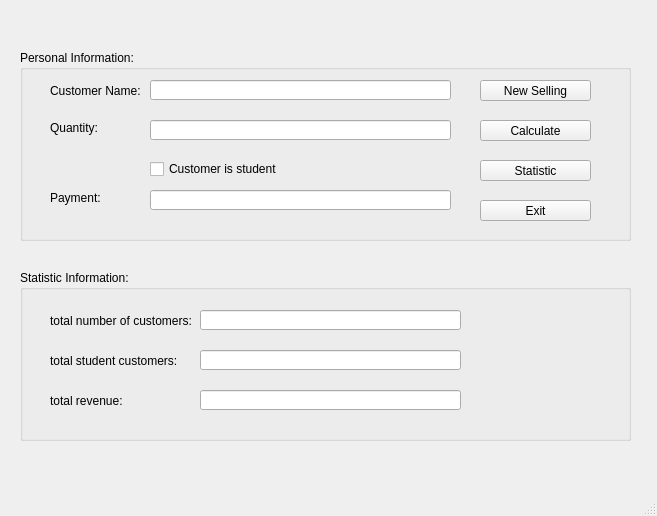
<?xml version="1.0" encoding="UTF-8"?>
<ui version="4.0">
 <class>MainWindow</class>
 <widget class="QMainWindow" name="MainWindow">
  <property name="geometry">
   <rect>
    <x>0</x>
    <y>0</y>
    <width>657</width>
    <height>516</height>
   </rect>
  </property>
  <property name="windowTitle">
   <string>MainWindow</string>
  </property>
  <widget class="QWidget" name="centralwidget">
   <widget class="QGroupBox" name="groupBoxPersonal">
    <property name="geometry">
     <rect>
      <x>20</x>
      <y>50</y>
      <width>611</width>
      <height>191</height>
     </rect>
    </property>
    <property name="title">
     <string>Personal Information:</string>
    </property>
    <widget class="QLabel" name="label">
     <property name="geometry">
      <rect>
       <x>30</x>
       <y>30</y>
       <width>121</width>
       <height>21</height>
      </rect>
     </property>
     <property name="text">
      <string>Customer Name:</string>
     </property>
    </widget>
    <widget class="QLabel" name="label_2">
     <property name="geometry">
      <rect>
       <x>30</x>
       <y>70</y>
       <width>81</width>
       <height>16</height>
      </rect>
     </property>
     <property name="text">
      <string>Quantity:</string>
     </property>
    </widget>
    <widget class="QLabel" name="label_3">
     <property name="geometry">
      <rect>
       <x>30</x>
       <y>140</y>
       <width>81</width>
       <height>16</height>
      </rect>
     </property>
     <property name="text">
      <string>Payment:</string>
     </property>
    </widget>
    <widget class="QLineEdit" name="lineEditName">
     <property name="geometry">
      <rect>
       <x>130</x>
       <y>30</y>
       <width>301</width>
       <height>20</height>
      </rect>
     </property>
    </widget>
    <widget class="QLineEdit" name="lineEditQuantity">
     <property name="geometry">
      <rect>
       <x>130</x>
       <y>70</y>
       <width>301</width>
       <height>20</height>
      </rect>
     </property>
    </widget>
    <widget class="QLineEdit" name="lineEditPayment">
     <property name="geometry">
      <rect>
       <x>130</x>
       <y>140</y>
       <width>301</width>
       <height>20</height>
      </rect>
     </property>
    </widget>
    <widget class="QCheckBox" name="checkBoxStudent">
     <property name="geometry">
      <rect>
       <x>130</x>
       <y>110</y>
       <width>151</width>
       <height>18</height>
      </rect>
     </property>
     <property name="text">
      <string>Customer is student</string>
     </property>
    </widget>
    <widget class="QPushButton" name="pushButtonSell">
     <property name="geometry">
      <rect>
       <x>460</x>
       <y>30</y>
       <width>111</width>
       <height>21</height>
      </rect>
     </property>
     <property name="text">
      <string>New Selling</string>
     </property>
     <property name="icon">
      <iconset>
       <normaloff>../images/ic_selling.png</normaloff>../images/ic_selling.png</iconset>
     </property>
    </widget>
    <widget class="QPushButton" name="pushButtonCalculate">
     <property name="geometry">
      <rect>
       <x>460</x>
       <y>70</y>
       <width>111</width>
       <height>21</height>
      </rect>
     </property>
     <property name="text">
      <string>Calculate</string>
     </property>
     <property name="icon">
      <iconset>
       <normaloff>../images/ic_calcualte.png</normaloff>../images/ic_calcualte.png</iconset>
     </property>
    </widget>
    <widget class="QPushButton" name="pushButtonStatistic">
     <property name="geometry">
      <rect>
       <x>460</x>
       <y>110</y>
       <width>111</width>
       <height>21</height>
      </rect>
     </property>
     <property name="text">
      <string>Statistic</string>
     </property>
     <property name="icon">
      <iconset>
       <normaloff>../images/ic_statistic.png</normaloff>../images/ic_statistic.png</iconset>
     </property>
    </widget>
    <widget class="QPushButton" name="pushButtonExit">
     <property name="geometry">
      <rect>
       <x>460</x>
       <y>150</y>
       <width>111</width>
       <height>21</height>
      </rect>
     </property>
     <property name="text">
      <string>Exit</string>
     </property>
     <property name="icon">
      <iconset>
       <normaloff>../images/ic_exit.png</normaloff>../images/ic_exit.png</iconset>
     </property>
    </widget>
   </widget>
   <widget class="QGroupBox" name="groupBox_2">
    <property name="geometry">
     <rect>
      <x>20</x>
      <y>270</y>
      <width>611</width>
      <height>171</height>
     </rect>
    </property>
    <property name="title">
     <string>Statistic Information:</string>
    </property>
    <widget class="QLabel" name="label_7">
     <property name="geometry">
      <rect>
       <x>30</x>
       <y>40</y>
       <width>161</width>
       <height>21</height>
      </rect>
     </property>
     <property name="text">
      <string>total number of customers:</string>
     </property>
    </widget>
    <widget class="QLabel" name="label_8">
     <property name="geometry">
      <rect>
       <x>30</x>
       <y>80</y>
       <width>151</width>
       <height>21</height>
      </rect>
     </property>
     <property name="text">
      <string>total student customers:</string>
     </property>
    </widget>
    <widget class="QLabel" name="label_9">
     <property name="geometry">
      <rect>
       <x>30</x>
       <y>120</y>
       <width>131</width>
       <height>21</height>
      </rect>
     </property>
     <property name="text">
      <string>total revenue:</string>
     </property>
    </widget>
    <widget class="QLineEdit" name="lineEditTotalNumber">
     <property name="geometry">
      <rect>
       <x>180</x>
       <y>40</y>
       <width>261</width>
       <height>20</height>
      </rect>
     </property>
    </widget>
    <widget class="QLineEdit" name="lineEditStudentCustom">
     <property name="geometry">
      <rect>
       <x>180</x>
       <y>80</y>
       <width>261</width>
       <height>20</height>
      </rect>
     </property>
    </widget>
    <widget class="QLineEdit" name="lineEditRevenue">
     <property name="geometry">
      <rect>
       <x>180</x>
       <y>120</y>
       <width>261</width>
       <height>20</height>
      </rect>
     </property>
    </widget>
   </widget>
  </widget>
  <widget class="QMenuBar" name="menubar">
   <property name="geometry">
    <rect>
     <x>0</x>
     <y>0</y>
     <width>657</width>
     <height>22</height>
    </rect>
   </property>
  </widget>
  <widget class="QStatusBar" name="statusbar"/>
 </widget>
 <resources/>
 <connections/>
</ui>
